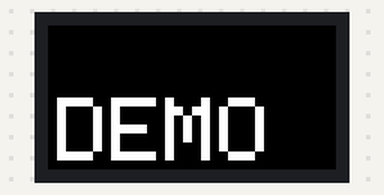
A sketch run on a simulated Arduino Uno, built with avr-gcc and run on an emulated ATmega328P. Shown: 32×16 colour display. Random numbers use the default seed unless the sketch sets one.

Above: at 0.1 s.
At 2.1 s:
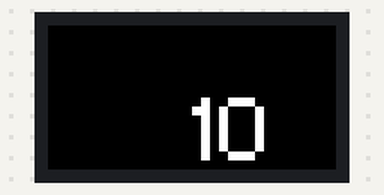
At 15.0 s:
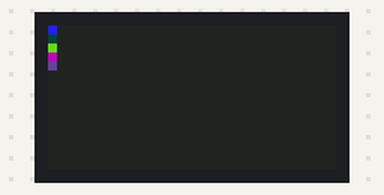
At 19.94 s:
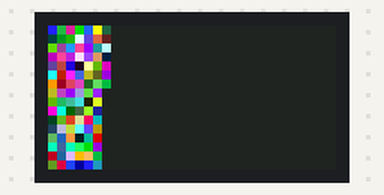
At 29.9 s:
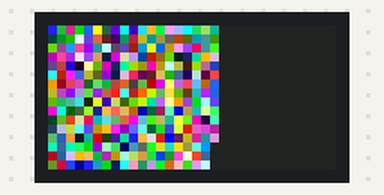
At 39.87 s:
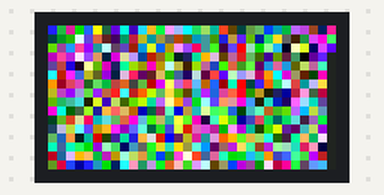

The sketch:

lochie_demo.ino
```cpp
#include <Adafruit_GFX.h>
#include <RGBmatrixPanel.h>

#define CLK 8
#define LAT A3
#define OE  9
#define A   A0
#define B   A1
#define C   A2
RGBmatrixPanel matrix(A, B, C, CLK, LAT, OE, false);

// ##### COLOURS ##### //
#define RED 1, 0, 0
#define GREEN 0, 1, 0
#define BLUE 0, 0, 1
#define BLACK 0, 0, 0
#define WHITE 1, 1, 1

void clear_screen()
{
    matrix.fillScreen(matrix.Color333(BLACK));
}

void police_lights()
{
    for(int i = 0; i < 20; i ++)
    {
        // RED
        matrix.fillRect(0, 0, 16, 16, matrix.Color333(RED));
        delay(50);
        matrix.fillRect(0, 0, 16, 16, matrix.Color333(BLACK));
        delay(50);
        matrix.fillRect(0, 0, 16, 16, matrix.Color333(RED));
        delay(50);
        matrix.fillRect(0, 0, 16, 16, matrix.Color333(BLACK));

        // BLUE
        matrix.fillRect(16, 0, 32, 32, matrix.Color333(BLUE));
        delay(50);
        matrix.fillRect(16, 0, 32, 32, matrix.Color333(BLACK));
        delay(50);
        matrix.fillRect(16, 0, 32, 32, matrix.Color333(BLUE));
        delay(50);
        matrix.fillRect(16, 0, 32, 32, matrix.Color333(BLACK));
    }
}

void rgb()
{
    matrix.fillScreen(matrix.Color333(RED)); // red
    delay(500);
    clear_screen();
    delay(500);
    matrix.fillScreen(matrix.Color333(GREEN)); // green
    delay(500);
    clear_screen();
    delay(500);
    matrix.fillScreen(matrix.Color333(BLUE)); // blue
    delay(500);
}

void random_colours()
{
  matrix.fillScreen(matrix.Color333(WHITE));
    for(int x = 0; x <= 31; x ++)
        for(int y = 0; y <= 15; y ++)
        {
            matrix.drawPixel(x, y, matrix.Color333(random(0, 8), random(0, 8), random(0, 8)));
            delay(50);
        }
        matrix.fillScreen(matrix.Color333(BLACK));
}

void setup()
{
    matrix.begin();
}

void loop()
{
    matrix.setCursor(1, 8);
    matrix.setTextSize(1);
    matrix.print("DEMO");
    delay(2000);
    police_lights();
    rgb();
    random_colours();
}
```
